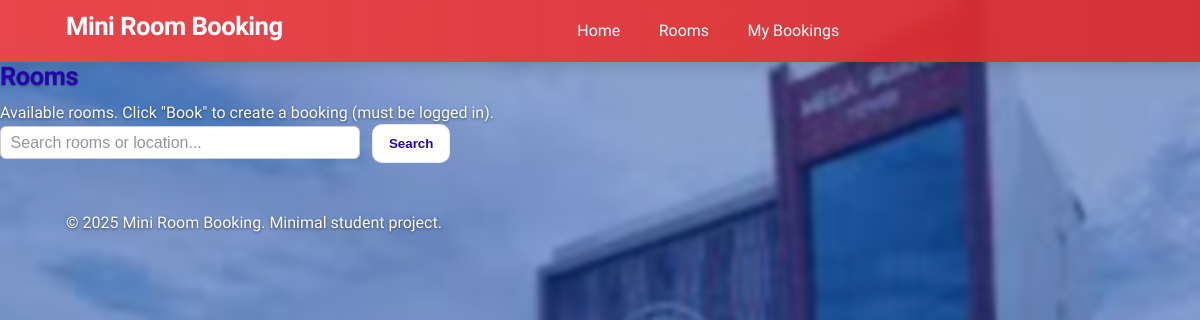
The page /?action=rooms on the database as committed earlier.
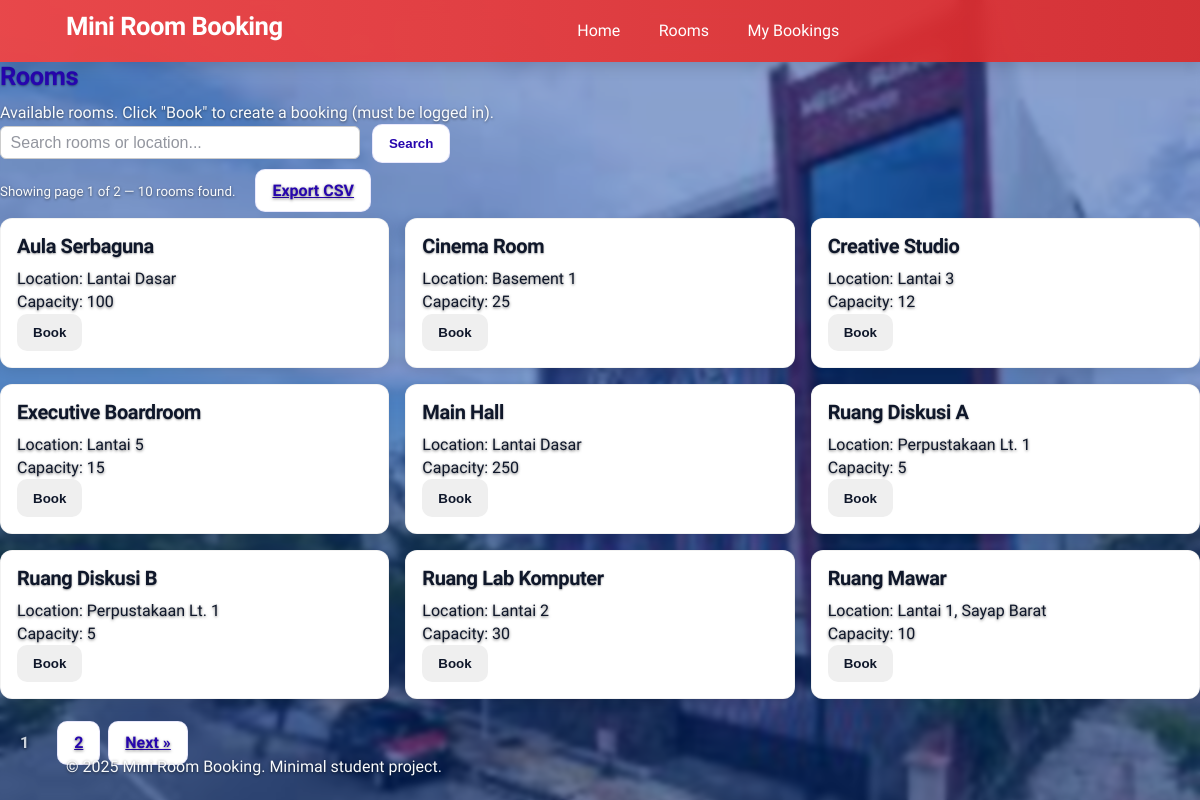
The same page on the database as committed later.
### tables this page shows
CREATE TABLE IF NOT EXISTS rooms (
  id INT AUTO_INCREMENT PRIMARY KEY,
  name VARCHAR(150) NOT NULL,
  location VARCHAR(150) DEFAULT NULL,
  capacity INT DEFAULT 0,
  created_at DATETIME
);

### app/controllers/RoomController.php (called while the page is built, shortened)
<?php
require_once __DIR__ . '/../models/Room.php';
class RoomController
{
    public function index()
    {
        $q = trim($_GET['q'] ?? '');
        $page = (int)($_GET['page'] ?? 1);
        $perPage = 9;
        $total = Room::count($q ?: null);
        $totalPages = max(1, (int)ceil($total / $perPage));
        $rooms = Room::paginate($page, $perPage, $q ?: null);
        require __DIR__ . '/../views/rooms/index.php';
    }
}

### app/models/Room.php (called while the page is built, shortened)
<?php
class Room
{
    public static function paginate($page = 1, $perPage = 9, $search = null)
    {
        $offset = max(0, ($page - 1) * $perPage);
        $pdo = getPDO();
        $stmt = $pdo->prepare('SELECT * FROM rooms ORDER BY name LIMIT ? OFFSET ?');
        $stmt->bindValue(1, (int)$perPage, PDO::PARAM_INT);
        $stmt->bindValue(2, (int)$offset, PDO::PARAM_INT);
        $stmt->execute();
        return $stmt->fetchAll();
    }
    public static function count($search = null)
    {
        $pdo = getPDO();
        $stmt = $pdo->query('SELECT COUNT(*) as c FROM rooms');
        $row = $stmt->fetch();
        return (int)($row['c'] ?? 0);
    }
}

### app/views/rooms/index.php (the view, shortened to what this page needs)
<section>
    <h2>Rooms</h2>
    <p>Available rooms. Click "Book" to create a booking (must be logged in).</p>
    <form method="get" action="" class="search-form" style="margin-bottom:1rem">
        <input type="text" name="q" value="<?php echo htmlspecialchars($q ?? ''); ?>" placeholder="Search rooms or location..." style="padding:.4rem .6rem;border:1px solid #ccc;border-radius:6px;width:60%;max-width:360px">
        <button type="submit" class="btn btn--secondary" style="margin-left:.5rem">Search</button>
    </form>
    <?php if (!empty($total)): ?>
        <p><small>Showing page <?php echo (int)($page ?? 1); ?> of <?php echo (int)$totalPages; ?> — <?php echo (int)$total; ?> rooms found.</small>
        <span style="margin-left:1rem"><a class="btn btn--secondary" href="?action=export_rooms_csv<?php echo $q ? '&q='.urlencode($q):''; ?>">Export CSV</a></span>
        </p>
    <?php endif; ?>
    <div class="room-grid">
        <?php foreach ($rooms as $r): ?>
            <article class="room-card">
                <h3><?php echo htmlspecialchars($r['name']); ?></h3>
                <p>Location: <?php echo htmlspecialchars($r['location']); ?></p>
                <p>Capacity: <?php echo htmlspecialchars($r['capacity']); ?></p>
                <button class="btn open-booking" data-room-id="<?php echo $r['id']; ?>">Book</button>
            </article>
        <?php endforeach; ?>
    </div>
    <?php if (!empty($totalPages) && $totalPages > 1): ?>
        <nav aria-label="Pagination" style="margin-top:1rem">
            <?php
            $qsBase = [];
            function pageLink($p, $qsBase) {
                $qs = $qsBase;
                $qs['page'] = $p;
                $qs['action'] = 'rooms';
                return '?' . http_build_query($qs);
            }
            $start = max(1, ($page - 2));
            $end = min($totalPages, ($page + 2));
            ?>
            <?php for ($p = $start; $p <= $end; $p++): ?>
                <?php if ($p == $page): ?>
                    <span class="btn" style="opacity:.8;margin:0 .25rem"><?php echo $p; ?></span>
                <?php else: ?>
                    <a class="btn btn--secondary" href="<?php echo pageLink($p, $qsBase); ?>" style="margin:0 .25rem"><?php echo $p; ?></a>
                <?php endif; ?>
            <?php endfor; ?>
            <?php if ($page < $totalPages): ?>
                <a class="btn btn--secondary" href="<?php echo pageLink($page+1, $qsBase); ?>">Next &raquo;</a>
            <?php endif; ?>
        </nav>
    <?php endif; ?>
</section>

### public/index.php (shortened to what this page needs)
<?php
$action = $_GET['action'] ?? 'home';
if ($action === 'login') {
    require __DIR__ . '/../app/views/login.php';
} elseif ($action === 'password_request') {
    require __DIR__ . '/../app/views/auth/password_request.php';
} elseif ($action === 'password_reset') {
    require __DIR__ . '/../app/views/auth/password_reset.php';
} elseif ($action === 'register') {
    require __DIR__ . '/../app/views/register.php';
} elseif ($action === 'dashboard') {
    require __DIR__ . '/../app/views/dashboard.php';
} elseif ($action === 'rooms') {
    $ctrl = new RoomController();
    $ctrl->index();
} elseif ($action === 'bookings') {
    $ctrl = new BookingController();
    $ctrl->index();
} elseif ($action === 'timeslots') {
    $ctrl = new TimeslotController();
    $ctrl->index();
} else {
    require __DIR__ . '/../app/views/home.php';
}
$content = ob_get_clean();
require __DIR__ . '/../app/views/templates/layout.php';

### app/views/templates/layout.php (shortened to what this page needs)
<!doctype html>
<html lang="en">
<head>
    <link rel="stylesheet" href="assets/css/style.css">
</head>
<body>
<?php require __DIR__ . '/header.php'; ?>
<main id="main" class="container">
    <?php echo $content; ?>
</main>
<?php require __DIR__ . '/footer.php'; ?>
</body>
</html>

### app/views/templates/header.php (shortened to what this page needs)
<header class="site-header">
    <div class="wrap">
        <h1 class="brand"><a href="?"><?php echo APP_NAME; ?></a></h1>
        <nav class="main-nav" aria-label="Main Navigation">
            <ul>
                <li><a href="?">Home</a></li>
                <li><a href="?action=rooms">Rooms</a></li>
                <li><a href="?action=bookings">My Bookings</a></li>
            </ul>
        </nav>
    </div>
</header>

### app/views/templates/footer.php
<footer class="site-footer">
    <div class="wrap">
        <p>&copy; <?php echo date('Y'); ?> <?php echo APP_NAME; ?>. Minimal student project.</p>
    </div>
</footer>

### public/assets/css/style.css (style rules this page uses)
:root { --max-width:1100px; --accent:#3228ea; --accent-600:#2605ae; --accent-400:#5e3aed; --muted:#6b7280; --bg:#dbeafe; --surface:#ffffff; --card:#ffffff; --danger:#ef4444; --success:#10b981; --glass: rgba(255,255,255,0.6); --font-sans: 'Comic Neue', 'Poppins', system-ui, -apple-system, 'Segoe UI', Roboto, Arial, sans-serif; --font-heading: 'Comic Neue', var(--font-sans); --base-font-size: 16px; --lead-size: 1.05rem; --text-dark: #0f172a; --text-light: #f8fafc; --overlay-alpha: 0.45; }
* { box-sizing:border-box;margin:0;padding:0 }
body { font-family: var(--font-sans); font-size: var(--base-font-size); line-height:1.45; color: var(--text-light); -webkit-font-smoothing:antialiased; -moz-osx-font-smoothing:grayscale; background-image:url("images.jpg"); background-size:cover; background-position:center; background-attachment:fixed; background-repeat:no-repeat; position:relative; text-shadow: 0 1px 3px rgba(0,0,0,0.55); }
body::before { content:""; position:fixed; inset:0; background:rgba(0, 51, 153, var(--overlay-alpha)); backdrop-filter:blur(2px); z-index:-1; }
h1,h2,h3,h4 { font-family:var(--font-heading); color:var(--accent-600); margin:0 0 .6rem; font-weight:700; letter-spacing:-0.02em; line-height:1.12; text-shadow: 0 1px 2px rgba(0,0,0,0.35); }
h1 { font-size: clamp(1.6rem, 4vw, 2.5rem); }
h2 { font-size: clamp(1.25rem, 2.6vw, 1.6rem); }
h3 { font-size: clamp(1.05rem, 2.0vw, 1.25rem); }
.wrap { max-width:var(--max-width);margin:0 auto;padding:0 1rem }
.site-header { position:sticky;top:0;z-index:100; background:linear-gradient(90deg, rgba(239,68,68,0.95), rgba(220,38,38,0.9)); backdrop-filter:blur(8px); padding:.75rem 0; box-shadow:0 4px 15px rgba(0,0,0,0.15); animation:fadeInDown 1s ease; }
.site-header .wrap { display:flex;align-items:center;gap:1rem;justify-content:space-between; }
.brand { font-size:1.6rem;font-weight:800; }
.brand a { color:#fff;text-decoration:none;transition:color .3s ease; }
.main-nav ul { display:flex;gap:1rem;list-style:none; }
.main-nav a { color:#fff; text-decoration:none; padding:.45rem .7rem; border-radius:8px; transition:all .25s ease; }
.btn { border:none; padding:.7rem 1rem; border-radius:10px; font-weight:700; cursor:pointer; transition:all .25s ease; }
.btn--secondary { background:#fff; color:var(--accent-600); border:1px solid rgba(79,70,229,0.12); }
.room-grid { display:grid; gap:1rem; grid-template-columns:1fr; padding:1rem 0; }
.room-card { background:var(--card); border-radius:12px; border:1px solid rgba(0,0,0,0.05); padding:1rem; box-shadow:0 4px 12px rgba(0,0,0,0.08); transition:transform .25s ease, box-shadow .25s ease; animation:fadeInUp 0.8s ease; }
input,select,textarea { width:100%; padding:.6rem; border:1px solid #e6e9ef; border-radius:8px; background:#fff; transition:border-color .2s ease, box-shadow .2s ease; }
HEAD .surface, .room-card, input,select,textarea, .modal-content, .prose { color: var(--text-dark); }
input::placeholder, textarea::placeholder { color: rgba(15,23,42,0.45); opacity: 1; }
.main-nav a, .brand a { text-shadow: none; }
.room-card, .room-card h1, .room-card h2, .room-card h3, .room-card h4, .room-card p, .room-card small, .room-card span, .room-card label { color: var(--text-dark); }
.room-card a.btn, .room-card a.btn--primary, .room-card .btn { color:inherit; }
@media (min-width:600px) { .room-grid { grid-template-columns:repeat(2,1fr); } }
@media (min-width:900px) { .room-grid { grid-template-columns:repeat(3,1fr); } }
.surface, .room-card, input,select,textarea, .modal-content, .prose { color: var(--text-dark); }
input[type="text"],input[type="email"],input[type="password"],select,textarea { padding:.9rem 1rem;border-radius:10px;border:1px solid #e6e9ef;background:#fff;box-shadow:none;font-size:1rem;color:var(--text-dark) }

Rows that differ between the two databases and show on the page:
added rooms: name "Aula Serbaguna", location "Lantai Dasar", capacity "100"
added rooms: name "Cinema Room", location "Basement 1", capacity "25"
added rooms: name "Creative Studio", location "Lantai 3", capacity "12"
added rooms: name "Executive Boardroom", location "Lantai 5", capacity "15"
added rooms: name "Main Hall", location "Lantai Dasar", capacity "250"
added rooms: name "Ruang Diskusi A", location "Perpustakaan Lt. 1", capacity "5"
added rooms: name "Ruang Diskusi B", location "Perpustakaan Lt. 1", capacity "5"
added rooms: name "Ruang Lab Komputer", location "Lantai 2", capacity "30"
added rooms: name "Ruang Mawar", location "Lantai 1, Sayap Barat", capacity "10"
Other text that changed with them:
$page: (not shown) → "1"
$totalPages: (not shown) → "2"
$total: (not shown) → "10"
text now shown: "Showing page of — rooms found. Export CSV Next »"
new list line: "1"
new list line: "2"
